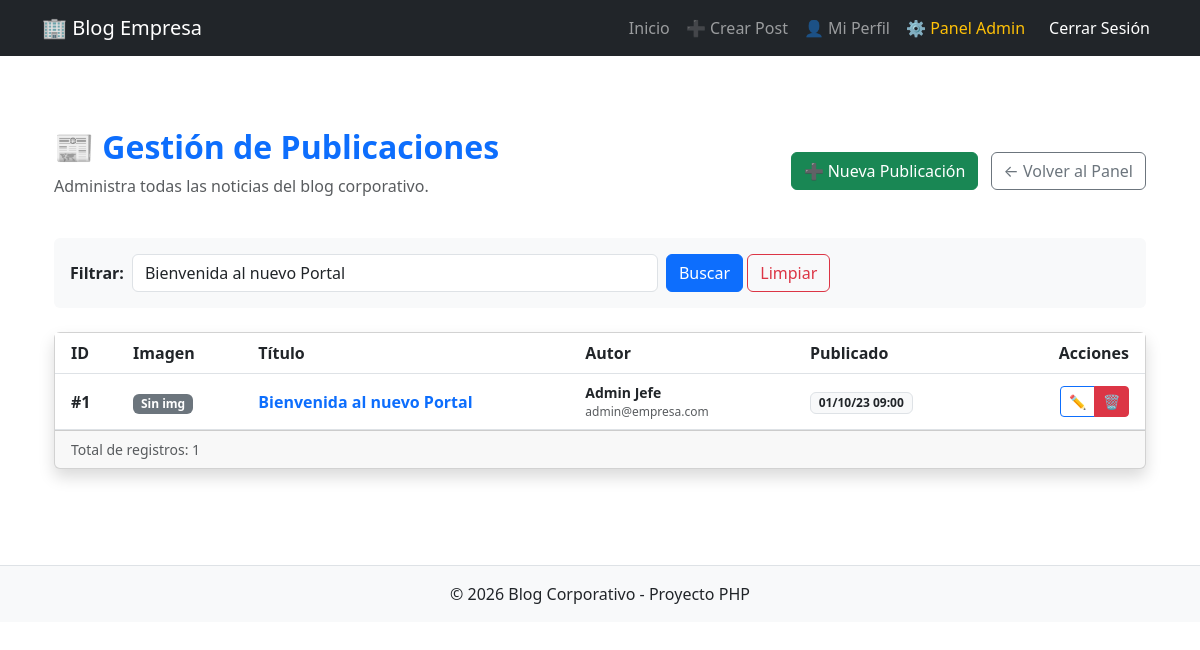
The page /admin/posts.php?busqueda=Bienvenida al nuevo Portal (signed in) on the database its author committed.
### tables this page shows
CREATE TABLE posts (
    id INT AUTO_INCREMENT PRIMARY KEY,
    titulo VARCHAR(200) NOT NULL,
    contenido TEXT NOT NULL,
    imagen VARCHAR(255) DEFAULT 'default.png',  
    fecha_publicacion DATETIME DEFAULT CURRENT_TIMESTAMP,
    autor_id INT,
    FOREIGN KEY (autor_id) REFERENCES usuarios(id) ON DELETE CASCADE
);

CREATE TABLE usuarios (
    id INT AUTO_INCREMENT PRIMARY KEY,
    nombre VARCHAR(100) NOT NULL,
    email VARCHAR(100) NOT NULL UNIQUE,
    password VARCHAR(255) NOT NULL,
    rol ENUM('admin', 'empleado') DEFAULT 'empleado',
    cargo VARCHAR(100) DEFAULT 'Nuevo empleado',
    avatar VARCHAR(255) DEFAULT 'default.png',  
    fecha_registro DATETIME DEFAULT CURRENT_TIMESTAMP
);

### admin/posts.php (the view, shortened to what this page needs)
<?php
require_once '../includes/conexion.php';
$where_clause = "";
$busqueda = "";
if (isset($_GET['busqueda'])) {
    $busqueda = mysqli_real_escape_string($conn, $_GET['busqueda']);
    $where_clause = "WHERE posts.titulo LIKE '%$busqueda%' OR usuarios.nombre LIKE '%$busqueda%'";
}
$sql = "SELECT posts.*, usuarios.nombre AS autor_nombre, usuarios.email AS autor_email
        FROM posts
        LEFT JOIN usuarios ON posts.autor_id = usuarios.id
        $where_clause
        ORDER BY posts.fecha_publicacion DESC";
$posts = mysqli_query($conn, $sql);
?>
<?php include '../includes/header.php'; ?>
<div class="container py-5">
    <div class="d-flex justify-content-between align-items-center mb-4">
        <div>
            <h2 class="text-primary fw-bold">📰 Gestión de Publicaciones</h2>
            <p class="text-muted">Administra todas las noticias del blog corporativo.</p>
        </div>
        <div>
            <a href="../crear_post.php" class="btn btn-success">
                ➕ Nueva Publicación
            </a>
            <a href="index.php" class="btn btn-outline-secondary ms-2">
                &larr; Volver al Panel
            </a>
        </div>
    </div>
    <div class="card mb-4 bg-light border-0">
        <div class="card-body">
            <form action="posts.php" method="GET" class="row g-2 align-items-center">
                <div class="col-auto">
                    <label class="fw-bold">Filtrar:</label>
                </div>
                <div class="col-md-6">
                    <input type="text" name="busqueda" class="form-control" placeholder="Buscar por título o autor..." value="<?php echo htmlspecialchars($busqueda); ?>">
                </div>
                <div class="col-auto">
                    <button type="submit" class="btn btn-primary">Buscar</button>
                    <?php if(!empty($busqueda)): ?>
                        <a href="posts.php" class="btn btn-outline-danger">Limpiar</a>
                    <?php endif; ?>
                </div>
            </form>
        </div>
    </div>
    <div class="card shadow">
        <div class="card-body p-0">
            <div class="table-responsive">
                <table class="table table-hover align-middle mb-0">
                    <thead class="bg-dark text-white">
                        <tr>
                            <th class="ps-3">ID</th>
                            <th>Imagen</th>
                            <th style="width: 30%;">Título</th>
                            <th>Autor</th>
                            <th>Publicado</th>
                            <th class="text-end pe-3">Acciones</th>
                        </tr>
                    </thead>
                    <tbody>
                        <?php
                        if (mysqli_num_rows($posts) > 0):
                            while ($post = mysqli_fetch_assoc($posts)):
                        ?>
                            <tr>
                                <td class="ps-3 fw-bold">#<?php echo $post['id']; ?></td>
                                <td>
                                    <?php if (!empty($post['imagen']) && file_exists('../assets/img/posts/' . $post['imagen'])): ?>
                                        <img src="../assets/img/posts/<?php echo $post['imagen']; ?>"
                                             class="rounded shadow-sm" style="width: 50px; height: 35px; object-fit: cover;">
                                    <?php else: ?>
                                        <span class="badge bg-secondary">Sin img</span>
                                    <?php endif; ?>
                                </td>
                                <td>
                                    <a href="../post.php?id=<?php echo $post['id']; ?>" target="_blank" class="fw-bold text-decoration-none">
                                        <?php echo htmlspecialchars(substr($post['titulo'], 0, 50)) . (strlen($post['titulo']) > 50 ? '...' : ''); ?>
                                    </a>
                                </td>
                                <td>
                                    <div class="small fw-bold"><?php echo htmlspecialchars($post['autor_nombre']); ?></div>
                                    <div class="small text-muted" style="font-size: 0.75rem;"><?php echo htmlspecialchars($post['autor_email']); ?></div>
                                </td>
                                <td>
                                    <span class="badge bg-light text-dark border">
                                        <?php echo date("d/m/y H:i", strtotime($post['fecha_publicacion'])); ?>
                                    </span>
                                </td>
                                <td class="text-end pe-3">
                                    <div class="btn-group" role="group">
                                        <a href="../editar_post.php?id=<?php echo $post['id']; ?>" class="btn btn-sm btn-outline-primary" title="Editar">
                                            ✏️
                                        </a>
                                        <a href="../borrar_post.php?id=<?php echo $post['id']; ?>&from=admin"
                                           class="btn btn-sm btn-danger"
                                           title="Eliminar permanentemente"
                                           onclick="return confirm('⚠️ ¿Estás seguro de borrar este post?\n\nTítulo: <?php echo htmlspecialchars($post['titulo']); ?>');">
                                            🗑️
                                        </a>
                                    </div>
                                </td>
                            </tr>
                        <?php
                            endwhile;
                        endif; ?>
                    </tbody>
                </table>
            </div>
        </div>
        <div class="card-footer text-muted small">
            Total de registros: <?php echo mysqli_num_rows($posts); ?>
        </div>
    </div>
</div>
<?php include '../includes/footer.php'; ?>

### rows shown on the page
posts: id "1", imagen "Sin img", titulo "Bienvenida al nuevo Portal", autor.nombre "Admin Jefe", autor.email "admin@empresa.com", fecha_publicacion "01/10/23 09:00"

### other values the page prints
mysqli_num_rows($posts) "1"
